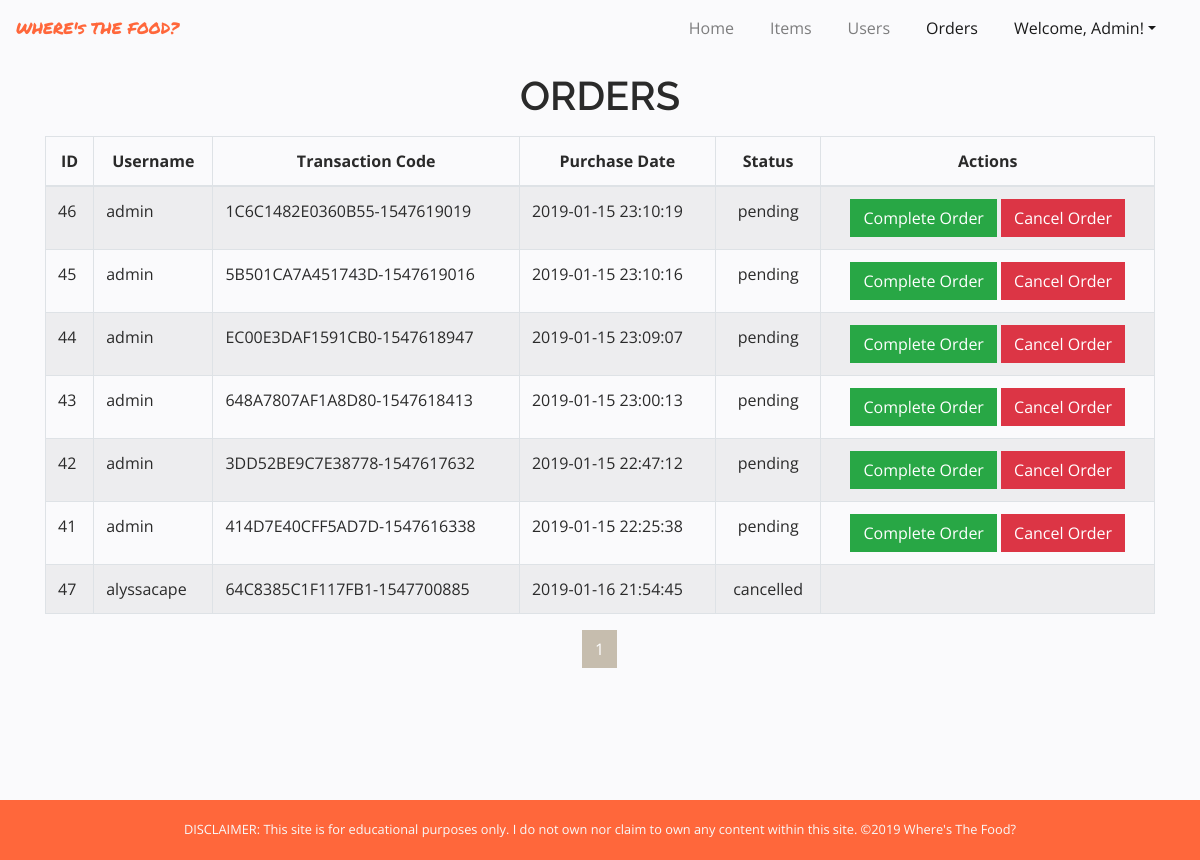
Before: /app/views/orders.php (signed in) with the older database file.
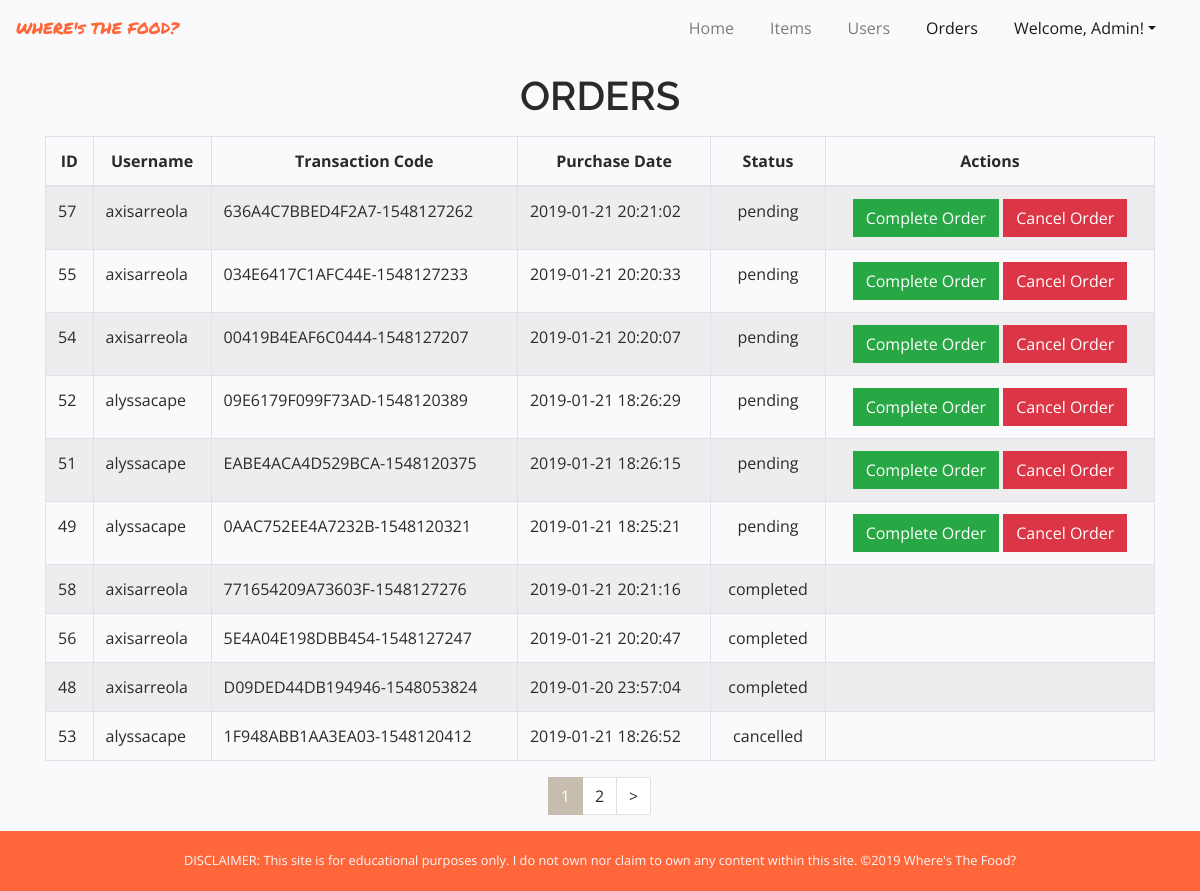
After: the same page with the newer database file.
### tables this page shows
CREATE TABLE `orders` (
  `id` int(11) NOT NULL,
  `user_id` int(11) NOT NULL,
  `transaction_code` varchar(255) NOT NULL,
  `purchase_date` timestamp NOT NULL DEFAULT CURRENT_TIMESTAMP,
  `status_id` int(11) NOT NULL,
  `payment_mode_id` int(11) NOT NULL
);

CREATE TABLE `users` (
  `id` int(11) NOT NULL,
  `firstname` varchar(255) NOT NULL,
  `lastname` varchar(255) NOT NULL,
  `username` varchar(255) NOT NULL,
  `password` varchar(255) NOT NULL,
  `email` varchar(255) NOT NULL,
  `address` varchar(255) NOT NULL,
  `role_id` int(11) NOT NULL
);

CREATE TABLE `statuses` (
  `id` int(11) NOT NULL,
  `name` varchar(255) NOT NULL
);

### app/views/orders.php (the view, shortened to what this page needs)
<?php
	require_once("../partials/template.php");
?>
<?php function get_page_content() { ?>
<?php global $conn; ?>
	<?php if(isset($_SESSION["user"]) && $_SESSION["user"]["role_id"] == 1): ?>
	<div class="container">
		<div class="row">
			<div class="col-12">
				<h1 class="my-3 text-center">ORDERS</h1>
			</div>
			<div class="col-12">
				<div class="table-responsive">
					<table class="table table-striped table-bordered">
						<thead>
							<tr class="text-center">
								<th>ID</th>
								<th>Username</th>
								<th>Transaction Code</th>
								<th>Purchase Date</th>
								<th>Status</th>
								<th colspan="2">Actions</th>
							</tr>
						</thead>
						<tbody>
							<?php
								$result_per_page = 10;
								$result_offset = isset($_GET["page"]) ? " OFFSET ". ($_GET["page"] - 1) * $result_per_page : "";
								$for_pages_add_query = " LIMIT $result_per_page " . $result_offset;
								$order_query = "SELECT u.username AS username, o.id AS id, o.transaction_code AS transaction_code, o.status_id AS status_id, s.name AS status, o.purchase_date AS purchase_date FROM orders o JOIN statuses s ON o.status_id=s.id JOIN users u ON o.user_id=u.id ORDER BY status_id, purchase_date DESC" . $for_pages_add_query;
								$orders = mysqli_query($conn, $order_query);
								foreach($orders as $order) {
									extract($order);
							?>
								<tr>
									<td><?php echo $id ?></td>
									<td><?php echo $username ?></td>
									<td><?php echo $transaction_code ?></td>
									<td><?php echo $purchase_date ?></td>
									<td class="text-center"><?php echo $status ?></td>
									<td class="text-center" colspan="2">
										<?php if($status_id == 1): ?>
											<button data-id="<?php echo $id ?>" class="btn btn-success order_complete_btn">Complete Order</button>
											<button data-id="<?php echo $id ?>" class="btn btn-danger order_cancel_btn">Cancel Order</button>
										<?php endif; ?>
									</td>
								</tr>
						<?php } ?>
						</tbody>
					</table>
					<div class="col-12">
									<ul class="pagination justify-content-center">
										<?php
											$page_sql = "SELECT * FROM orders";
											$page_query = mysqli_query($conn, $page_sql);
											$page_rows = mysqli_num_rows($page_query);
											$ceil = ceil(($page_rows/$result_per_page));
										?>
										<?php
											for($i = 1; $i <= $ceil; $i++) {
												if(isset($_GET["page"])) {
													$active = $_GET["page"] == $i ? "active" : "";
													echo '<li class="page-item '.$active.'">
													<a class="page-link" href="?page='.$i.'">'.$i.'</a>
												 	</li>';
												} else {
													echo '<li class="page-item">
													<a class="page-link" href="?page='.$i.'">'.$i.'</a>
												 	</li>';
												}
											}
										 ?>
										 <li class="page-item">
										 	<?php $nextPage= $_GET["page"] + 1 ?>
										 	<?php if($nextPage < $ceil + 1): ?>
										 		<a href="?page=<?php echo $nextPage ?>" class="page-link">></a>
										 	<?php endif; ?>
										 </li>
									</ul>
							</div>
				</div>
			</div>
		</div>
	</div>
	<?php else:
		header("Location: ./error.php");
	endif;?>
<?php } ?>

Changed rows visible on the page:
removed orders: id "46", user.username "admin", transaction_code "1C6C1482E0360B55-1547619019", purchase_date "2019-01-15 23:10:19", status.name "pending"
removed orders: id "45", user.username "admin", transaction_code "5B501CA7A451743D-1547619016", purchase_date "2019-01-15 23:10:16", status.name "pending"
removed orders: id "44", user.username "admin", transaction_code "EC00E3DAF1591CB0-1547618947", purchase_date "2019-01-15 23:09:07", status.name "pending"
removed orders: id "43", user.username "admin", transaction_code "648A7807AF1A8D80-1547618413", purchase_date "2019-01-15 23:00:13", status.name "pending"
removed orders: id "42", user.username "admin", transaction_code "3DD52BE9C7E38778-1547617632", purchase_date "2019-01-15 22:47:12", status.name "pending"
removed orders: id "41", user.username "admin", transaction_code "414D7E40CFF5AD7D-1547616338", purchase_date "2019-01-15 22:25:38", status.name "pending"
no longer on this page (row unchanged): orders: id "47", user.username "alyssacape", transaction_code "64C8385C1F117FB1-1547700885", purchase_date "2019-01-16 21:54:45", status.name "cancelled"
added orders: id "57", user.username "axisarreola", transaction_code "636A4C7BBED4F2A7-1548127262", purchase_date "2019-01-21 20:21:02", status.name "pending"
added orders: id "55", user.username "axisarreola", transaction_code "034E6417C1AFC44E-1548127233", purchase_date "2019-01-21 20:20:33", status.name "pending"
added orders: id "54", user.username "axisarreola", transaction_code "00419B4EAF6C0444-1548127207", purchase_date "2019-01-21 20:20:07", status.name "pending"
added orders: id "52", user.username "alyssacape", transaction_code "09E6179F099F73AD-1548120389", purchase_date "2019-01-21 18:26:29", status.name "pending"
added orders: id "51", user.username "alyssacape", transaction_code "EABE4ACA4D529BCA-1548120375", purchase_date "2019-01-21 18:26:15", status.name "pending"
added orders: id "49", user.username "alyssacape", transaction_code "0AAC752EE4A7232B-1548120321", purchase_date "2019-01-21 18:25:21", status.name "pending"
added orders: id "58", user.username "axisarreola", transaction_code "771654209A73603F-1548127276", purchase_date "2019-01-21 20:21:16", status.name "completed"
added orders: id "56", user.username "axisarreola", transaction_code "5E4A04E198DBB454-1548127247", purchase_date "2019-01-21 20:20:47", status.name "completed"
added orders: id "48", user.username "axisarreola", transaction_code "D09DED44DB194946-1548053824", purchase_date "2019-01-20 23:57:04", status.name "completed"
added orders: id "53", user.username "alyssacape", transaction_code "1F948ABB1AA3EA03-1548120412", purchase_date "2019-01-21 18:26:52", status.name "cancelled"
Other visible differences:
new list line: "2"
